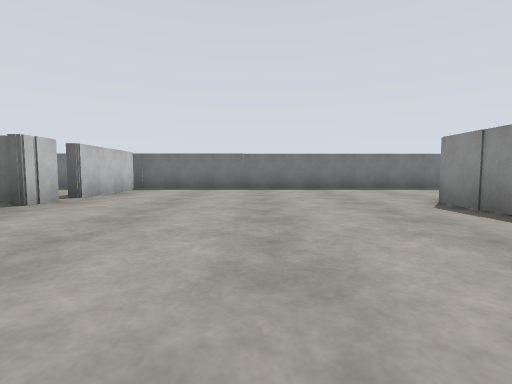
[1] (above)

19 first-person views from a walk through a robot-simulator world made for Gazebo. The camera is 0.94 m above the floor, tilts 4° down and sees 85° across. The floor is counted in squares, 2 m on a side. Each view is taken from the middle of a square. On the plan, view 1 faces up. The plan holds only what a view shows up to about 9 squares ahead; the rest is blank. The place goes on beyond the plan.

[2]
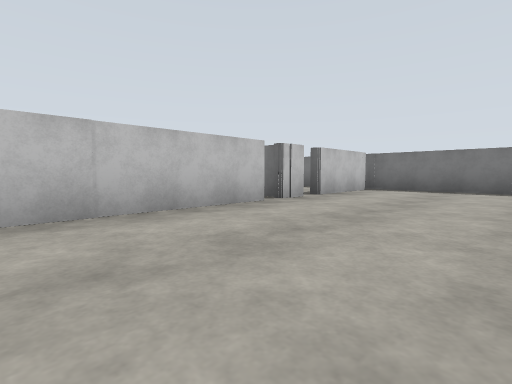

[3]
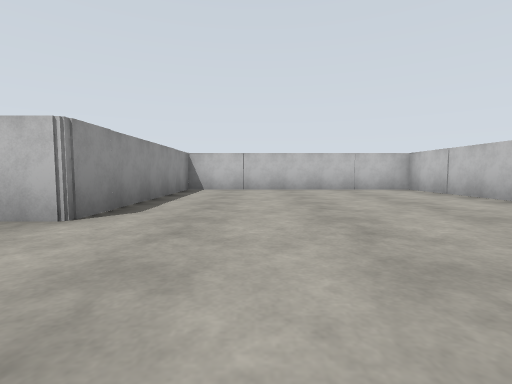

[4]
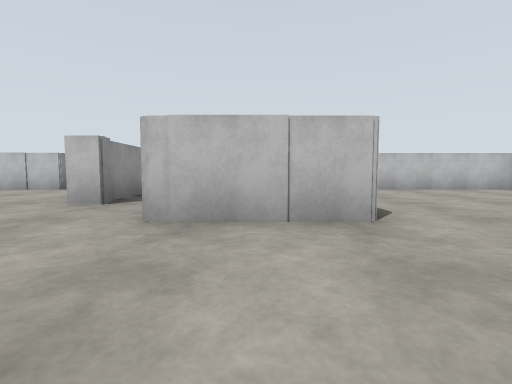

[5]
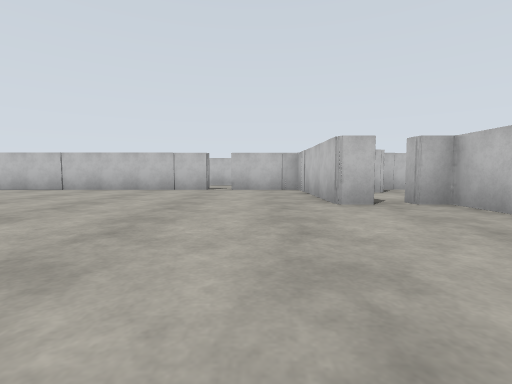

[6]
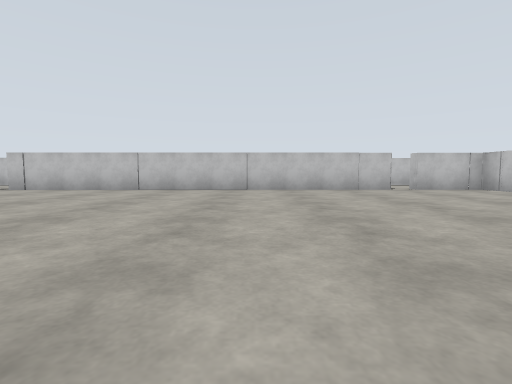

[7]
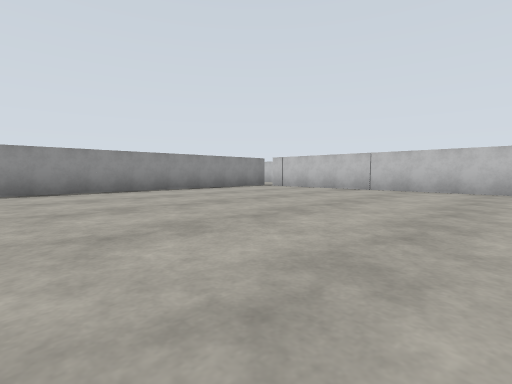

[8]
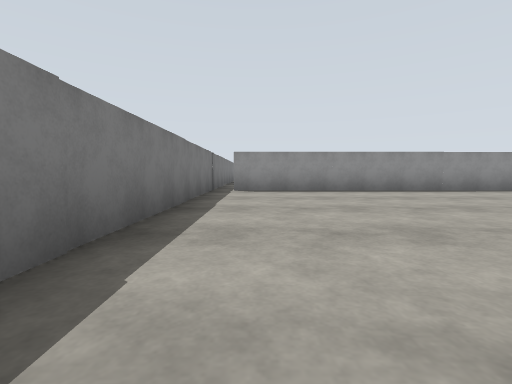

[9]
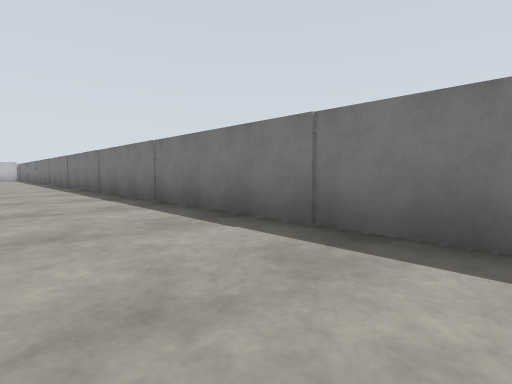

[10]
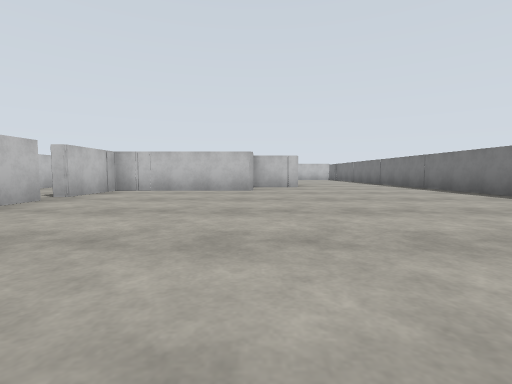

[11]
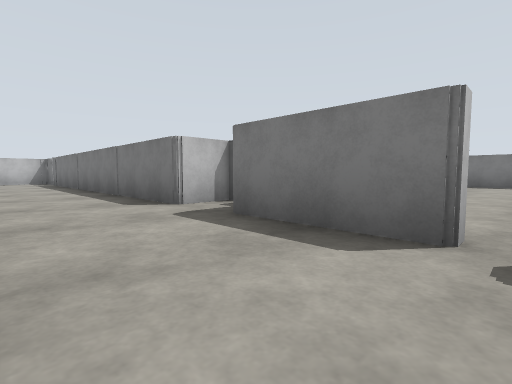

[12]
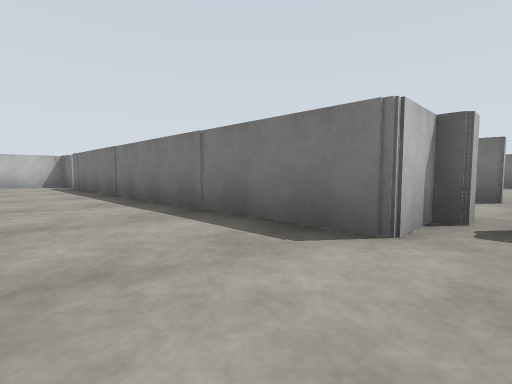

[13]
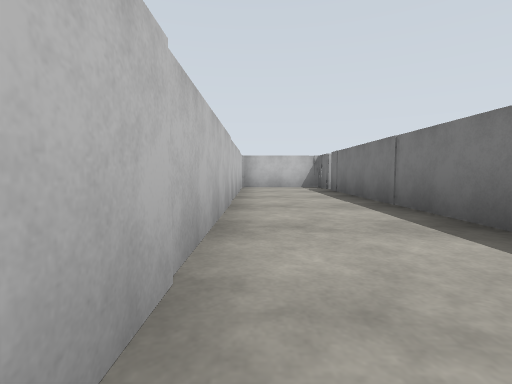

[14]
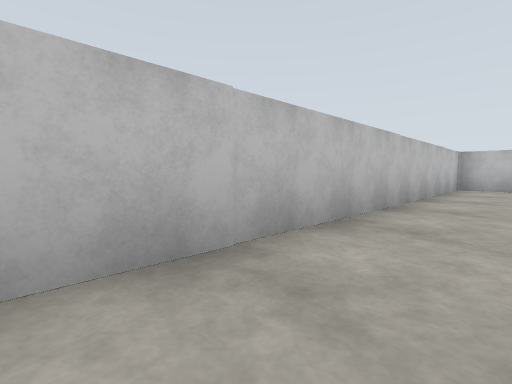

[15]
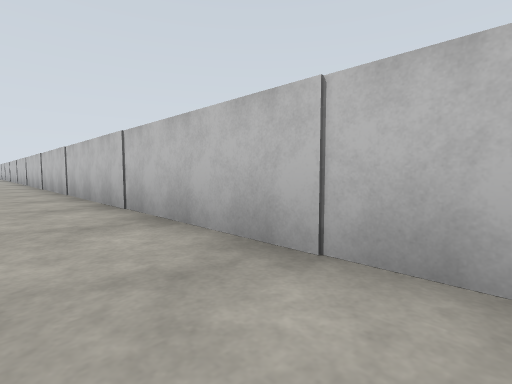

[16]
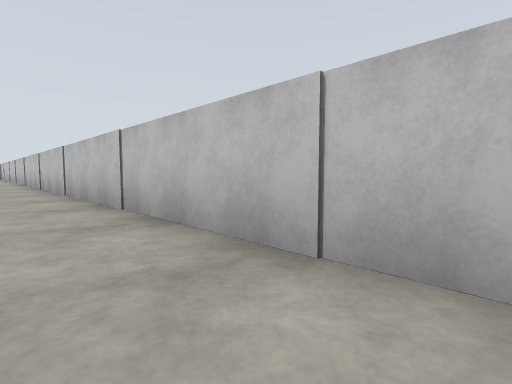

[17]
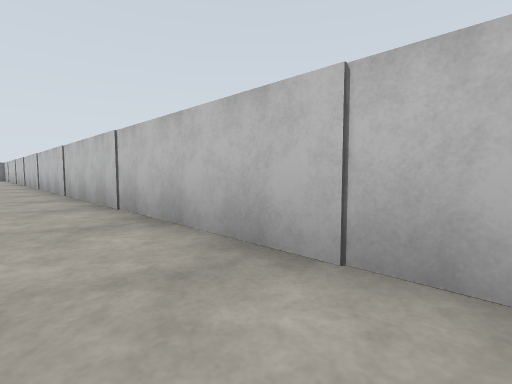

[18]
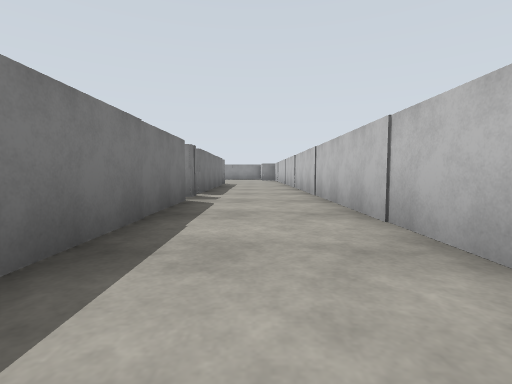

[19]
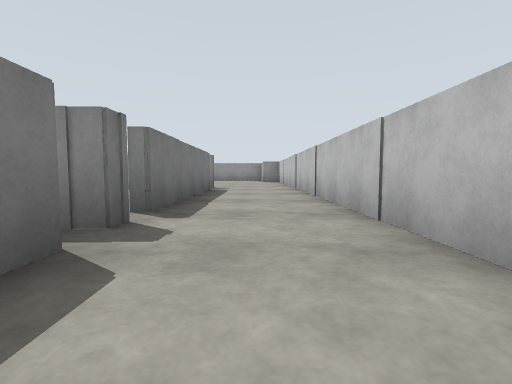

### Floor plan
Points are (right, up) in squares from view 1. A wall is a line through its corners. A room is listed if a view was taken in it or the views show most of it. See-through windows are left out.
Room 1 (views 1, 2, 3, 4, 5, 6, 7, 8, 9, 10)
walls: (6.3, 2.9) (6.8, 2.9) (6.8, -0.6) (8.7, -0.6); (5.6, 2.9) (5.6, 2.6); (9.2, -0.6) (19.8, -0.6); (5.3, 0.1) (5.3, -0.8); (20.5, 8.1) (-3.5, 8.1); (-3.2, 3.5) (-3.2, -0.6) (2.8, -0.6) (2.8, 4.4) (5.1, 4.4) (5.1, 2.9); (-3.2, 4.6) (-3.2, 4.1) (-3.9, 4.1); (20.3, -0.9) (20.3, 7.6); (-3.2, 7.5) (-3.2, 5.1)
ways out: opening at (9, -1) to room 2; opening at (-4, 5); opening at (20, 8)
Room 2 (views 11, 12, 13, 14, 15, 16, 17, 18, 19)
walls: (8.7, -0.6) (8.7, -0.8) (6.5, -0.8); (5.3, -0.8) (-3.4, -0.8); (19.8, -0.8) (16.1, -0.8); (23.5, -0.8) (21.2, -0.8); (-3.9, -0.8) (-4.9, -0.8) (-4.9, -3.4) (23.5, -3.4)
ways out: opening at (9, -1) to room 1; opening at (21, -1)

Positions as (right, up) in squares from view 1, and headings:
1: (0, 0), facing up
2: (0, 0), facing up-left
3: (1, 7), facing down
4: (4, 7), facing down
5: (8, 7), facing down
6: (13, 7), facing down
7: (13, 7), facing down-right
8: (13, 7), facing right
9: (16, 6), facing up-left
10: (14, 3), facing left
11: (9, -3), facing up-left
12: (6, -3), facing up-left
13: (4, -3), facing left
14: (4, -2), facing down-left
15: (2, -2), facing down-right
16: (8, -2), facing down-right
17: (11, -2), facing down-right
18: (15, -2), facing right
19: (18, -2), facing right
